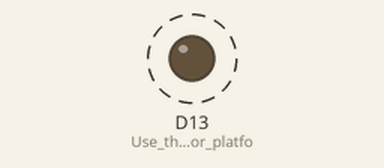
A program run on a simulated STM32 Nucleo. Parts: output pins drawn as LEDs (lit = HIGH). Dashed ring = blinking.

Above: at 0.5 s.
Timing chart, 0 to 4.6 s (numbered marks = the images above):
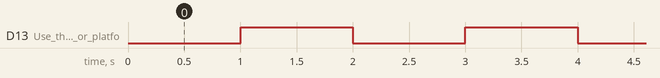

The program:

main.cpp
```cpp
#include <Arduino.h>

// Define your LED pin if it's not the default LED_BUILTIN (PA5 for nucleo_f411re)
// If you defined LED_BUILTIN in platformio.ini, you can just use LED_BUILTIN here.
// Otherwise, define it manually:
// #define MY_LED_PIN PA5 // Example, if your LED is on PA5

// We will use Serial1 because we configured PIN_SERIAL1_TX and PIN_SERIAL1_RX
// USART1 is typically mapped to Serial1 in STM32duino

unsigned long previousMillis = 0;
const long interval = 1000; // Interval at which to send message (milliseconds)
uint32_t counter = 0;

void setup()
{
// Initialize the LED pin as an output (optional)
#ifdef MY_LED_PIN
  pinMode(MY_LED_PIN, OUTPUT);
#else
  pinMode(LED_BUILTIN, OUTPUT); // Use the default or platformio.ini defined LED_BUILTIN
#endif

  // Initialize Serial1 at 115200 baud.
  // The pins PA15 (TX) and PB3 (RX) were defined in platformio.ini
  Serial1.begin(115200);

  // Optional: Wait for serial port to connect. Needed for some boards.
  // You can remove this or adjust the timeout if it causes issues.
  // while (!Serial1 && millis() < 5000) {
  //   delay(100);
  // }

  Serial1.println("\nSTM32F411RE Custom Board - Arduino Framework");
  Serial1.print("Serial1 (USART1) on PA15 (TX), PB3 (RX) initialized.\n");
  Serial1.print("SystemCoreClock: ");
  Serial1.print(SystemCoreClock); // SystemCoreClock is updated by the Arduino core
  Serial1.println(" Hz");
}

void loop()
{
  unsigned long currentMillis = millis();

  if (currentMillis - previousMillis >= interval)
  {
    previousMillis = currentMillis; // Save the last time a message was sent

    char msg[60];
    sprintf(msg, "Hello from STM32! Count: %lu", counter++);
    Serial1.println(msg);

// Toggle LED (optional)
#ifdef MY_LED_PIN
    digitalWrite(MY_LED_PIN, !digitalRead(MY_LED_PIN));
#else
    digitalWrite(LED_BUILTIN, !digitalRead(LED_BUILTIN));
#endif
  }

  // You can also check for incoming serial data if needed
  // if (Serial1.available() > 0) {
  //   char receivedChar = Serial1.read();
  //   Serial1.print("Received: ");
  //   Serial1.println(receivedChar);
  // }
}
```

Measured:
- by itself, D13 (Use_the_default_or_platfo): alternates HIGH for 1.0 s and LOW for 1.0 s
